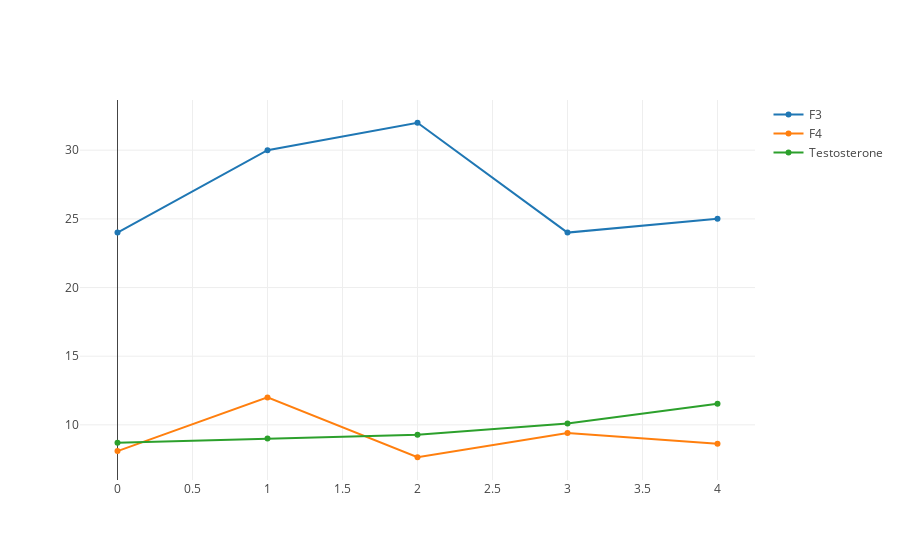

Notebook code for this chart:
### Code cell
sample_person = get_sample_person().drop(["F1", "F2"], axis=1)
person_details = []
for feature in sample_person.columns:
    detail = go.Scatter(x= np.arange(len(sample_person)), y= sample_person[feature].values, name= feature)
    person_details.append(detail)
iplot(person_details)

### Figure 1 — Plotly figure (JSON) as saved in the notebook; plotly's stock layout.template omitted (floating-point values rounded to 4 significant figures)
{"data": [{"name": "F3", "type": "scatter", "x": [0, 1, 2, 3, 4], "y": [24, 30, 32, 24, 25]}, {"name": "F4", "type": "scatter", "x": [0, 1, 2, 3, 4], "y": [8.09, 12, 7.64, 9.4, 8.63]}, {"name": "Testosterone", "type": "scatter", "x": [0, 1, 2, 3, 4], "y": [8.7, 9.01, 9.27, 10.09, 11.54]}], "layout": {}}
